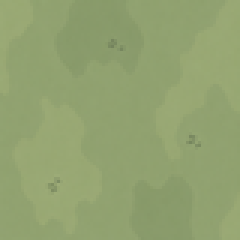
#> input picture art-pilot/builtin-terrain-simple/processed/grass-1.png, 80 x 80 px, given in place of ground.png, which was not available (shown 3 times larger); the run also reads 1 picture not shown here
$ python process.py
#> lines starting #> are read from the running program, lines starting #| are printed output that depends on the picture; pictures that were not available may be replaced by others from this repository, and a replacement may not be noted
from pathlib import Path
from PIL import Image,ImageDraw
import numpy as np,json,hashlib
R=Path(__file__).resolve().parent;rows={};mapping={}
for n,k in enumerate(['ground','grass','water']):
 raw=Image.open(R/'raw'/f'{k}.png').convert('RGB');im=raw.resize((80,80),Image.Resampling.LANCZOS);paths=[]
#> further down, raw is the input picture: PIL image 80x80 RGB; mean R, G, B 145.6, 162, 112.1
 for v,angle in enumerate([0,90,180,270]):
  name=f'{k}'+(f'-{v}' if v else '')+'.png';img=im.rotate(angle);img.save(R/'processed'/name);paths.append(f'builtin-terrain-simple/processed/{name}')
#> after the loop, paths = 4 items
 ar=np.asarray(im).astype(float);edge_x=float(np.abs(ar[:,0]-ar[:,-1]).mean());edge_y=float(np.abs(ar[0]-ar[-1]).mean());inside=float((np.abs(np.diff(ar,axis=0)).mean()+np.abs(np.diff(ar,axis=1)).mean())/2)
#> after `edge_x = float(np.abs(ar[:, 0] - ar[:, -1]).mean())`: edge_x = 2.62
#> after `edge_y = float(np.abs(ar[0] - ar[-1]).mean())`: edge_y = 4.18
#> after `inside = float((np.abs(np.diff(ar, axis=0)).mean() + np.abs(np.diff(ar`: inside = 0.781
 rows[k]={'status':'processed','source_size':raw.size,'export_size':[80,80],'edge_mean_difference_rgb':[round(edge_x,2),round(edge_y,2)],'interior_neighbor_mean_rgb':round(inside,2),'edge_note':'numerical seam differences reported, visual repeat review required','variants':'90degree rotations only','sha256':hashlib.sha256((R/'processed'/f'{k}.png').read_bytes()).hexdigest()}
 mapping[k]={'file':paths[0],'variants':paths}
(R/'mapping.json').write_text(json.dumps(mapping,indent=2));(R/'manifest.json').write_text(json.dumps({'phase':'ab-review','canonical_terrain_unchanged':True,'default':'original','actual_sources_larger_than_requested80':True,'assets':rows},indent=2))
out=Image.new('RGB',(780,390),'#eae2cf');d=ImageDraw.Draw(out)
#> after `out = Image.new('RGB', (780, 390), '#eae2cf')`:
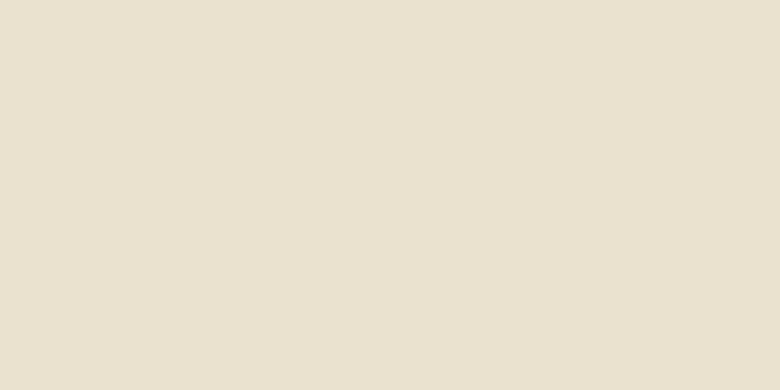
#> out: PIL image 780x390 RGB; mean R, G, B 234, 226, 207
for n,k in enumerate(rows):
 x=n*260;d.text((x+10,10),k+' old / new actual80',fill='#273c3c');old=Image.open(R/'original-terrain'/f'{k}.png').convert('RGB');im=Image.open(R/'processed'/f'{k}.png');out.paste(old,(x+10,32));out.paste(im,(x+100,32));d.text((x+10,127),'New 2x2 repeat (actual80 tiles)',fill='#273c3c')
#> after `x = n * 260`: x = 0
#> after `out.paste(old, (x + 10, 32))`:
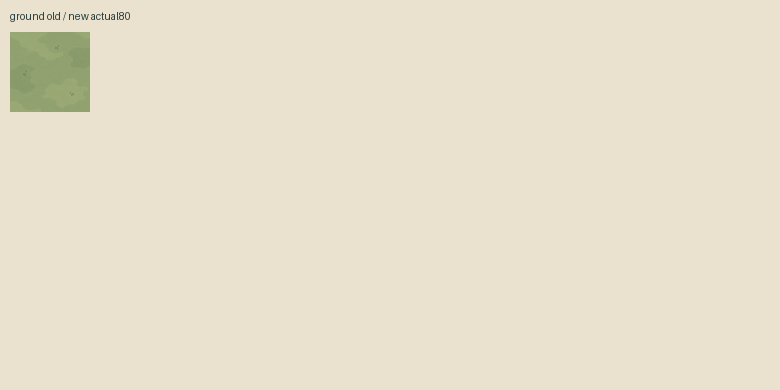
#> out: PIL image 780x390 RGB; mean R, G, B 232, 224.5, 204.9
#> after `out.paste(im, (x + 100, 32))`:
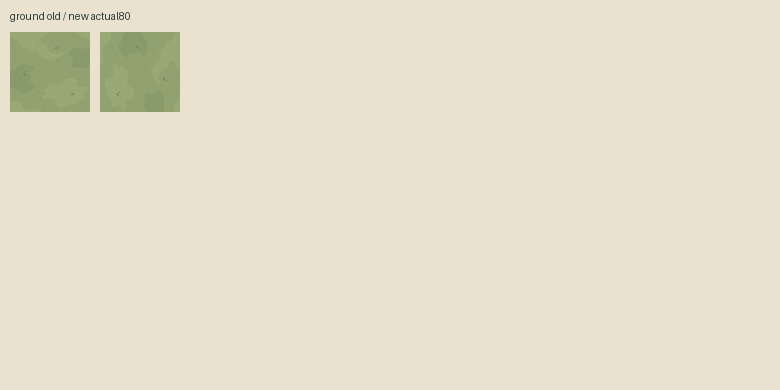
#> out: PIL image 780x390 RGB; mean R, G, B 230.1, 223.2, 202.9
 for yy in range(2):
  for xx in range(2):out.paste(im,(x+10+xx*80,150+yy*80))
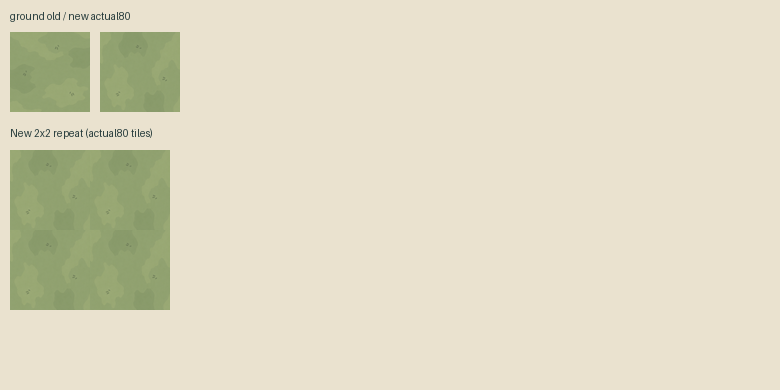
#> out: PIL image 780x390 RGB; mean R, G, B 222.5, 217.6, 194.7
#> (the run stopped early here; a loop or call above may not have finished)
